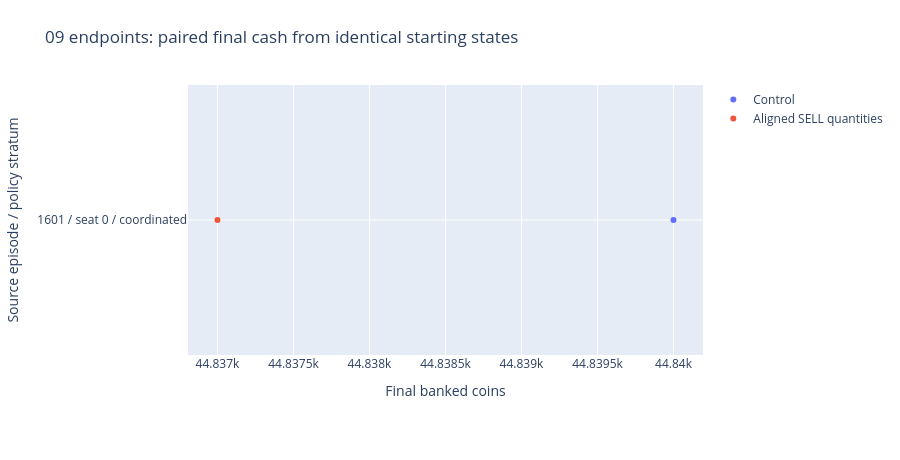

Notebook cell for this chart:
### Markdown cell above
### 5 · Final cash on paired continuations
Both alternatives start from the same source state. The control must reproduce the recorded trajectory and final reward.

### Code cell
charts[1].show()

### Figure 1 — Plotly figure (JSON) as saved in the notebook; plotly's stock layout.template omitted (floating-point values rounded to 4 significant figures)
{"data": [{"mode": "markers", "name": "Control", "type": "scatter", "x": [44840.0], "y": ["1601 / seat 0 / coordinated"]}, {"mode": "markers", "name": "Aligned SELL quantities", "type": "scatter", "x": [44840.0], "y": ["1601 / seat 0 / coordinated"]}], "layout": {"height": 460, "margin": {"b": 105, "l": 65, "r": 25, "t": 85}, "title": {"text": "09 endpoints: paired final cash from identical starting states"}, "xaxis": {"title": {"text": "Final banked coins"}}, "yaxis": {"title": {"text": "Source episode / policy stratum"}}}}
